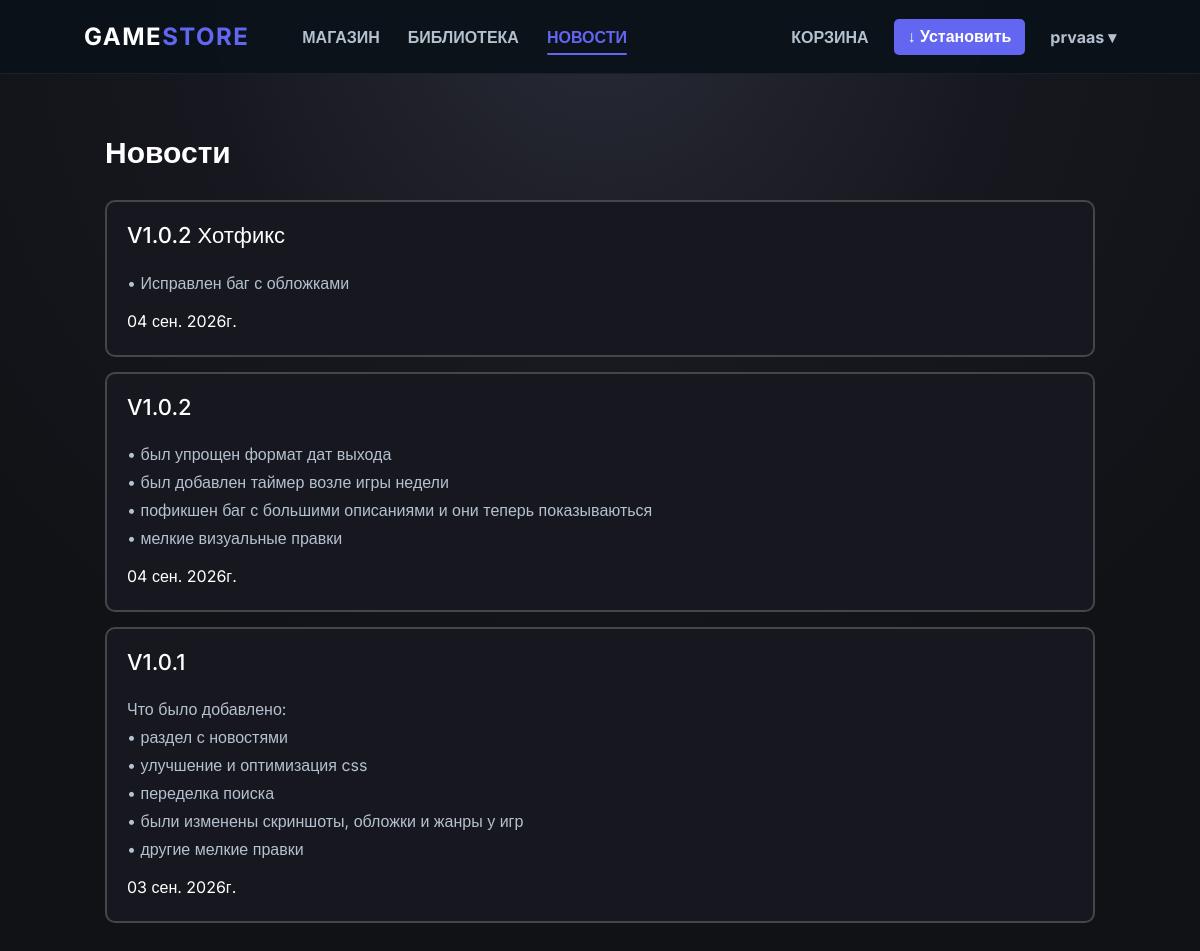
Page /news/ (signed in) on the committed database.
### mfs/models.py (models this page shows, shortened)
class News(models.Model):
    title = models.CharField(
        max_length=200,
        verbose_name="Заголовок"
    )
    description = models.TextField(
        verbose_name="Описание"
    )
    created_at = models.DateTimeField(
        auto_now_add=True,
        verbose_name="Дата публикации"
    )
    class Meta:
        verbose_name = "Новость"
        verbose_name_plural = "Новости"
        ordering = ["-created_at"]

### mfs/views.py (the view)
# urls.py: path("news/", views.news, name="news"),
def news(request):
    news_list = News.objects.all()
    return render(
        request,
        "store/news.html",
        {
            "news_list": news_list
        }
    )

### mfs/templates/store/news.html (shortened to what this page needs)
{% load static %}
<!DOCTYPE html>
<html lang="ru">
<head>
    <link rel="stylesheet" href="{% static 'style.css' %}?v=5">
</head>
<body>
<header class="navbar">
    <div class="nav-left">
        <div class="logo">
            GAME<span>STORE</span>
        </div>
        <a href="{% url 'mfs:index' %}"
           class="nav-link">
            МАГАЗИН
        </a>
        <a href="{% url 'mfs:library' %}"
           class="nav-link">
            БИБЛИОТЕКА
        </a>
        <a href="{% url 'mfs:news' %}"
           class="nav-link active">
            НОВОСТИ
        </a>
    </div>
    <div class="nav-right">
        <a href="{% url 'mfs:cart_detail' %}"
           class="nav-link">
            КОРЗИНА
        </a>
        <button class="install-btn">
            ↓ Установить
        </button>
        {% if user.is_authenticated %}
            <div class="user-dropdown">
                <a href="#"
                   class="nav-link user-name"
                   id="userMenuBtn">
                    {{ user.username }} ▾
                </a>
            </div>
        {% else %}
            <a href="{% url 'mfs:login' %}"
               class="nav-link">
                ВХОД
            </a>
        {% endif %}
    </div>
</header>
<main class="container news-container">
    <h1 class="news-title">
        Новости
    </h1>
    <div class="news-list">
        {% for news in news_list %}
            <article class="news-card">
                <h2>
                    {{ news.title }}
                </h2>
                <div class="news-description">
                    {{ news.description|linebreaks }}
                </div>
                <div class="news-date">
                    {{ news.created_at|date:"d b. Yг." }}
                </div>
            </article>
        {% empty %}
            <div class="empty-news">
                Новостей пока нет.
            </div>
        {% endfor %}
    </div>
</main>
</body>
</html>

### static/style.css (style rules this page uses)
* { box-sizing: border-box; }
html { scroll-behavior: smooth; }
body { margin: 0; background: radial-gradient( circle at 50% 0%, #282a36 0%, var(--bg-secondary) 35%, var(--bg-primary) 70% ); background-attachment: fixed; color: var(--text-primary); font-family: Inter, Helvetica, sans-serif; }
.navbar { width: 100%; height: 74px; display: flex; align-items: center; justify-content: space-between; padding: 0 7%; background: rgba(11, 18, 26, 0.96); border-bottom: 1px solid rgba(255, 255, 255, 0.06); box-shadow: 0 15px 25px var(--shadow); backdrop-filter: blur(5px); position: sticky; top: 0; z-index: 100; }
.nav-left { display: flex; align-items: center; gap: 28px; }
.logo { font-family: "MyFont", Inter, sans-serif; font-size: 24px; font-weight: 700; letter-spacing: 1.5px; color: white; margin-right: 25px; }
.logo span { color: var(--accent); }
.nav-link { font-family: "MyFont", Inter, sans-serif; position: relative; color: var(--text-secondary); text-decoration: none; font-size: 16px; font-weight: 700; transition: 0.2s; }
.nav-link:hover, .nav-link.active { color: var(--accent); }
.nav-link.active::after { content: ""; position: absolute; left: 0; right: 0; bottom: -8px; height: 2px; background-color: var(--accent); border-radius: var(--radius-sm); }
.nav-right { display: flex; align-items: center; gap: 25px; }
.container { width: min(1200px, 90%); margin: 0 auto; padding: 20px 0 100px; }
.install-btn { border: none; background: var(--accent); color: white; padding: 9px 14px; border-radius: var(--radius-sm); font-weight: 600; font-size: 16px; cursor: pointer; transition: transform var(--transition); }
.user-dropdown { position: relative; display: inline-block; }
:root { --bg-primary: #111216; --bg-secondary: #17181f; --bg-card: #252833; --bg-card-hover: #2c2e3b; --text-primary: #ffffff; --text-secondary: #b4c1ce; --text-muted: #7f8b96; --accent: #6366f1; --success: #22c55e; --danger: #e9382f; --border: rgba(255, 255, 255, 0.2); --border-accent: #3e3e70; --border-subtle: rgba(255, 255, 255, 0.1); --shadow: 0 15px 25px rgba(0, 0, 0, 0.3); --radius-sm: 5px; --radius-md: 10px; --radius-big: 50px; --transition: 0.2s ease; }
.news-container { max-width: 1030px; margin: 0 auto; padding: 40px 20px; }
.news-title { font-size: 30px; font-weight: 600; margin-bottom: 30px; }
.news-list { display: flex; flex-direction: column; gap: 15px; }
.news-card { position: relative; background: var(--bg-secondary); border: 2px solid var(--border); border-radius: var(--radius-md); padding: 20px; overflow: hidden; transition: transform 0.3s, box-shadow 0.3s, background 0.3s; }
.news-card::after { content: ''; position: absolute; inset: -2px; border-radius: var(--radius-md); border: 2px solid transparent; transition: border-color 0.3s; pointer-events: none; z-index: 2; }
.news-card h2 { margin: 0 0 20px; font-size: 22px; font-weight: 500; color: var(--text-primary); }
.news-description { color: var(--text-secondary); font-size: 16px; line-height: 1.75; }
.news-date { color: var(--text-primary); font-size: 16px; margin-top: 10px; line-height: 1.75; }
.news-description p { margin: 0; }

### rows in the picture
News: title "V1.0.2 Хотфикс", description "• Исправлен баг с обложками", created_at "04 сен. 2026г."
News: title "V1.0.2", description "• был упрощен формат дат выхода • был добавлен таймер возле игры недели • пофикшен баг с большими описаниями и они теперь показываються • мелкие визуальные правки", created_at "04 сен. 2026г."
News: title "V1.0.1", description "Что было добавлено: • раздел с новостями • улучшение и оптимизация css • переделка поиска • были изменены скриншоты, обложки и жанры у игр • другие мелкие правки", created_at "03 сен. 2026г."

### other values in the picture
{{ user.username }} "prvaas"
